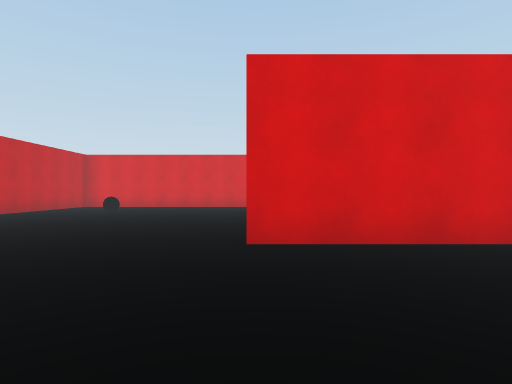
View 1 (above)

19 first-person views from a walk through a Unity game level. The camera is 1.3 m above the floor, looks level and sees 80° across. The floor is counted in squares, 2 m on a side. Each view is taken from the middle of a square. On the plan, view 1 faces up. The plan holds only what a view shows up to about 10 squares ahead; the rest is blank. The player is left out. Surface patterns are stand-ins for the level's own textures.

View 2
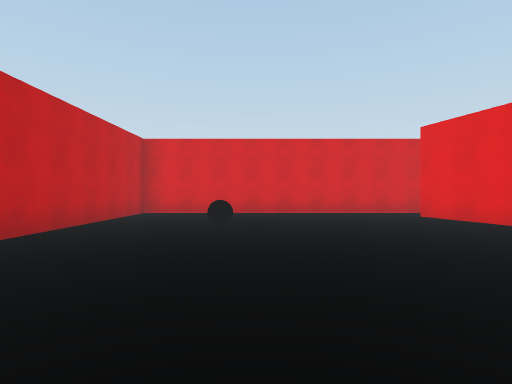

View 3
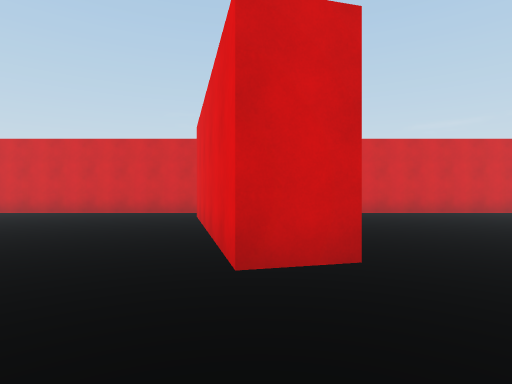

View 4
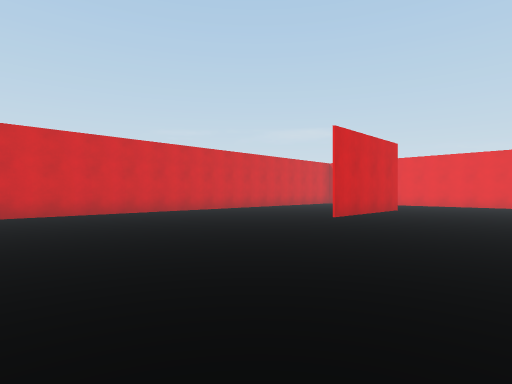

View 5
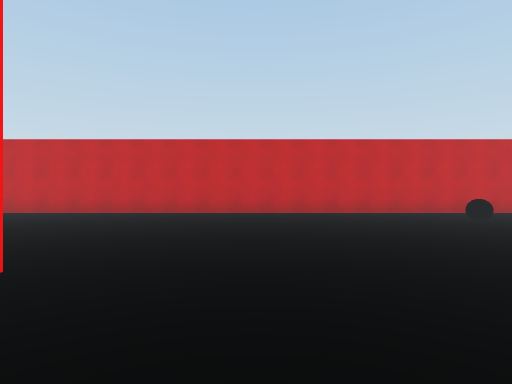

View 6
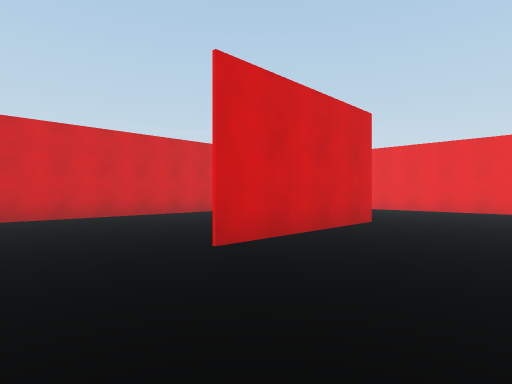

View 7
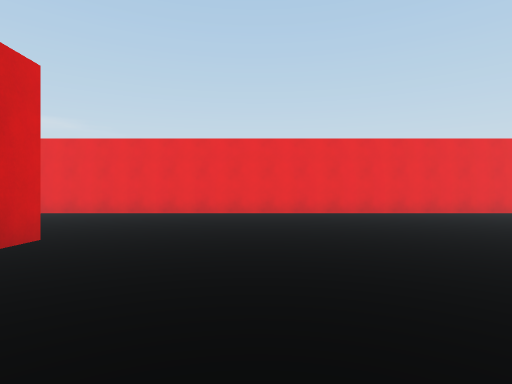

View 8
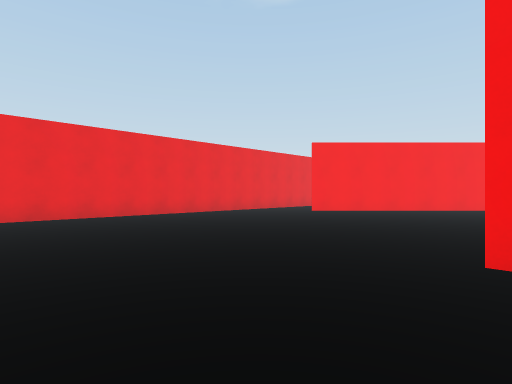

View 9
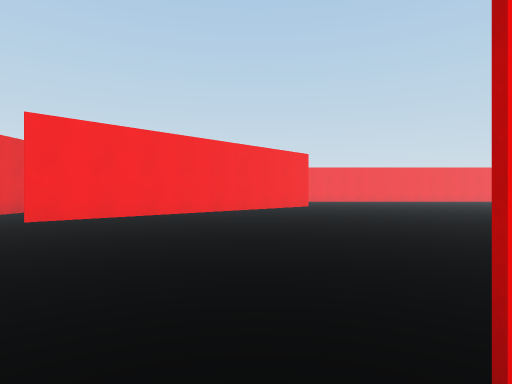

View 10
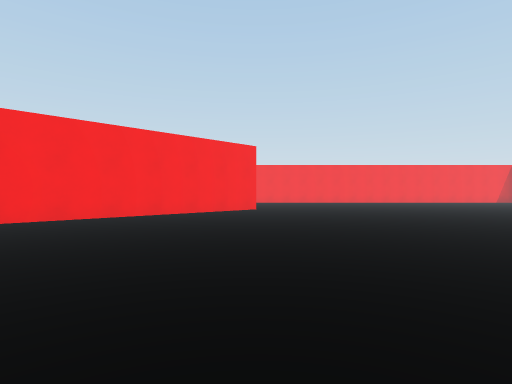

View 11
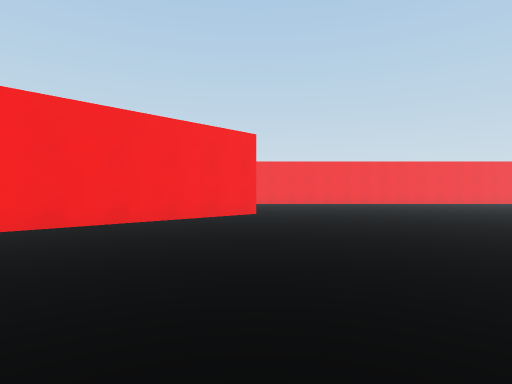

View 12
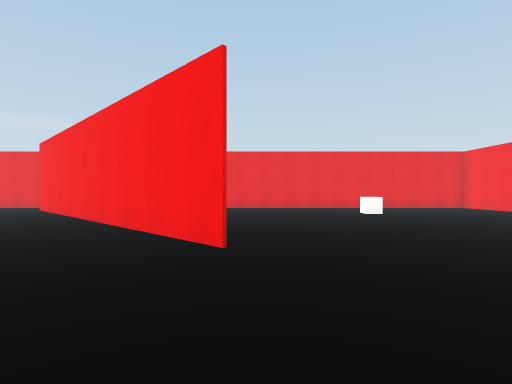

View 13
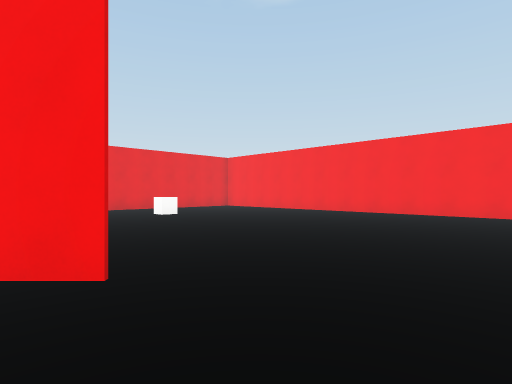

View 14
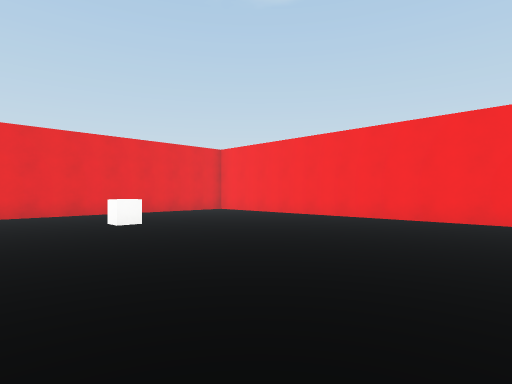

View 15
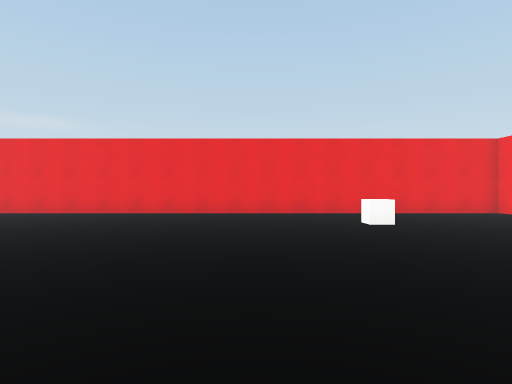

View 16
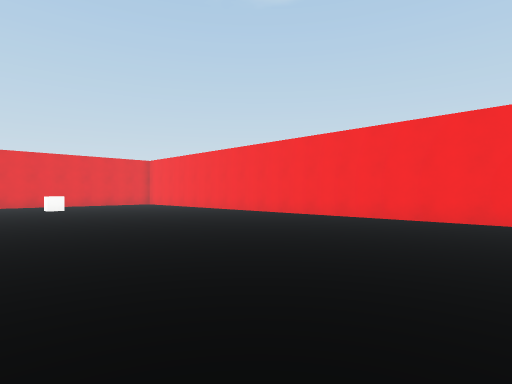

View 17
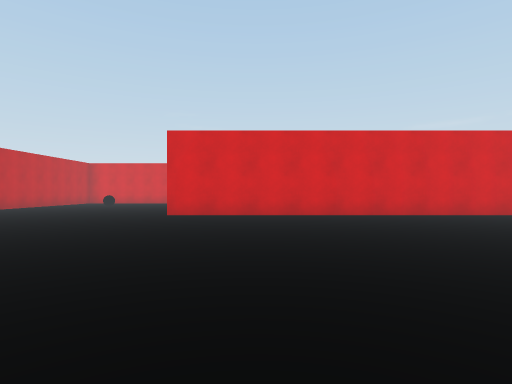

View 18
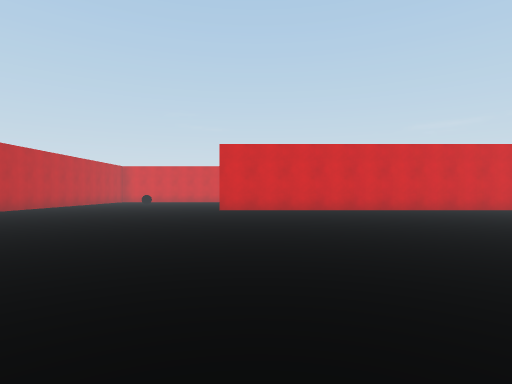

View 19
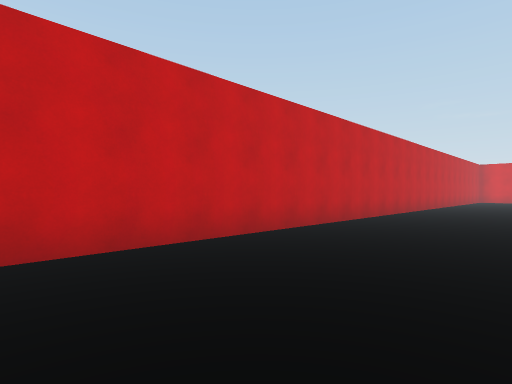

### Floor plan
Key: @ floor where view 1 was taken; # wall or solid block; . floor; T thing the floor can be seen under or through; O other object.
Columns run from 8 left of view 1 to 18 right of it. Each row starts with its distance up from view 1.
 14 #####################
 13 #......... ..........
 12 #........  .........      #
 11 #.......#  .........     .#
 10 #..O....#  ........    ...#
  9 #.......##.........  .....#
  8 #........#................#
  7 #........#......####......#
  6 #.........................#
  5 #.........................#
  4 #.........................#
  3 #.......TTTTTTTTTT........#
  2 #.........................#
  1 #.........................#
  0 #.......@.................#
 -1 #... .....................#
 -2 #... ................TT...#
 -3 #...  ..............TT....#
 -4 #....  ............TT.....#
 -5 #....   ..........TT......#
 -6 #....    ........TT.......#
 -7 #....    .......TT........#
 -8 #....    .................#
 -9 #....    .................#
-10          .................#
-11           ................#
-12           ............O...#
-13           ................#
-14           ................#
-15            ...............#
-16            ...............#
-17            ################

Where each view was taken, in squares from view 1:
view 1: 0 up, 0 right, facing up
view 2: 4 up, 4 left, facing up
view 3: 4 up, 1 right, facing up
view 4: 4 up, 2 right, facing up-right
view 5: 5 up, 2 right, facing left
view 6: 5 up, 6 right, facing up-right
view 7: 5 up, 8 right, facing right
view 8: 6 up, 9 right, facing down-right
view 9: 4 up, 10 right, facing down
view 10: 2 up, 8 right, facing down
view 11: 0 up, 8 right, facing down
view 12: 8 down, 5 right, facing right
view 13: 7 down, 6 right, facing down-right
view 14: 9 down, 8 right, facing down-right
view 15: 9 down, 8 right, facing right
view 16: 9 down, 2 right, facing down-right
view 17: 4 down, 2 right, facing up
view 18: 6 down, 1 right, facing up
view 19: 9 down, 4 left, facing up-left
